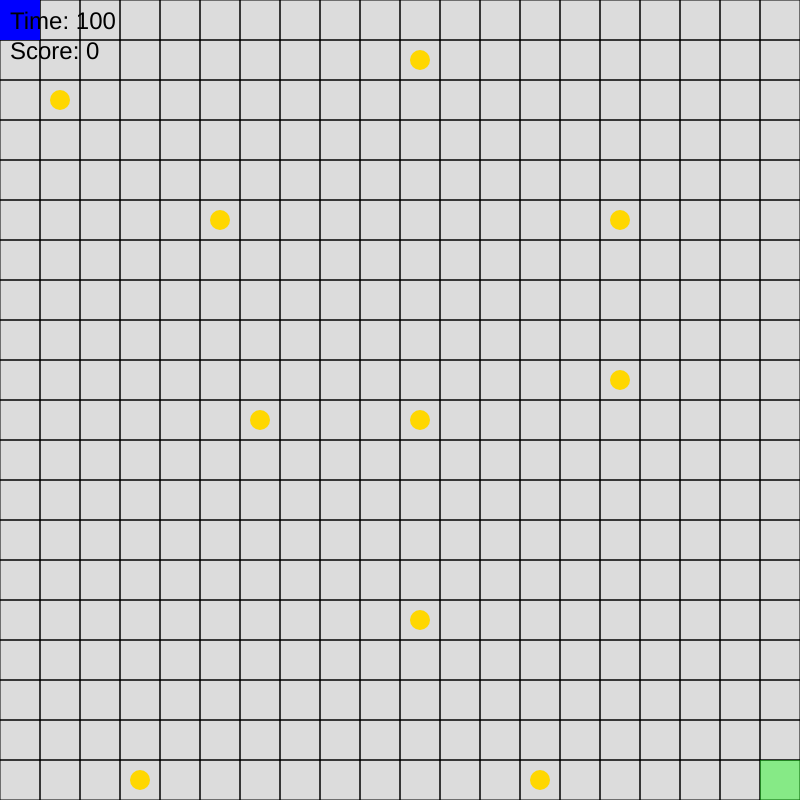
Frame 1 (no input)
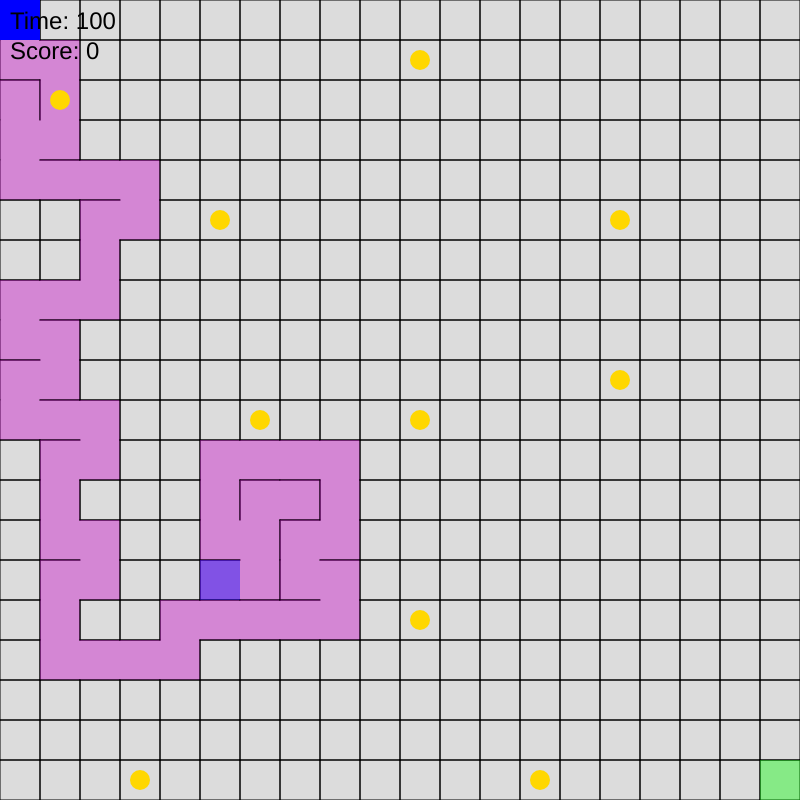
Frame 60 (no input)
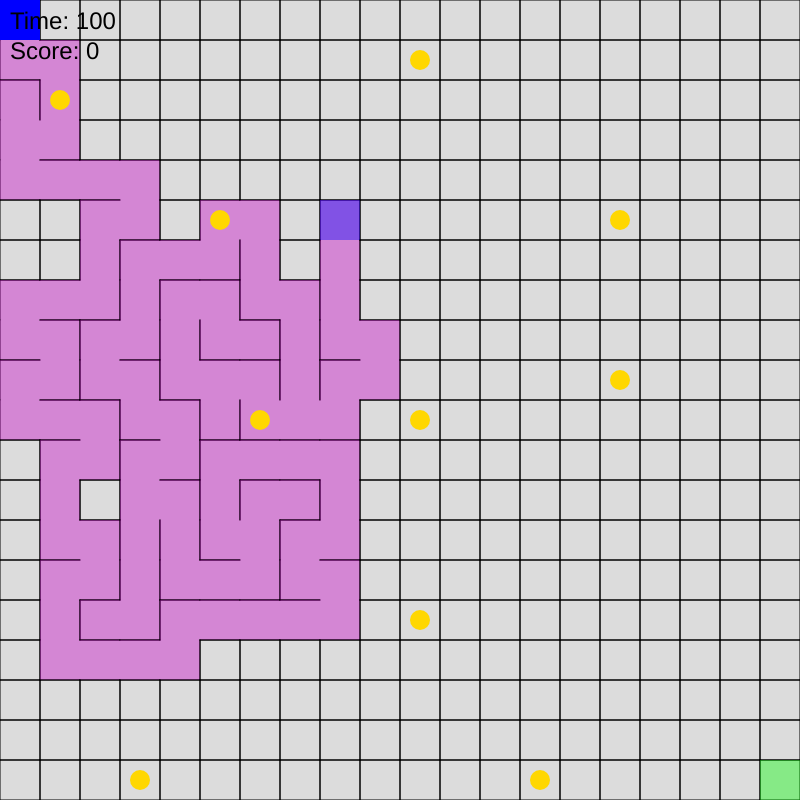
Frame 120 (the mouse pressed at the canvas centre since frame 60)

The p5.js sketch that drew these frames (run headless with seeded random() and noise() and a simulated clock; from frame 60 on, the mouse is pressed at the canvas centre):

// p5.js sketch
// ── sketch.js
let maze;
let player;
let cols, rows;
let cellSize = 40;
let stack = [];
let current;
let endCell;
let timer = 100;
let gameOver = false;
let rewards = [];
let score = 0;

function setup() {
  createCanvas(800, 800);
  cols = floor(width / cellSize);
  rows = floor(height / cellSize);
  maze = new Array(cols);
  for (let i = 0; i < cols; i++) {
    maze[i] = new Array(rows);
  }
  for (let x = 0; x < cols; x++) {
    for (let y = 0; y < rows; y++) {
      maze[x][y] = new Cell(x, y);
    }
  }
  current = maze[0][0];
  endCell = maze[cols - 1][rows - 1];
  player = new Player(0, 0);

  // Define rewards positions
  rewards.push(new Reward(5, 5));
  rewards.push(new Reward(10, 10));
  rewards.push(new Reward(15, 5));
  rewards.push(new Reward(15, 9));
  rewards.push(new Reward(10, 1));
  rewards.push(new Reward(10, 15));
  rewards.push(new Reward(1, 2));
  rewards.push(new Reward(6, 10));
  rewards.push(new Reward(3, 19));
  rewards.push(new Reward(13, 19));

  frameRate(950);

  setInterval(() => {
    if (timer > 0 && !gameOver) {
      timer--;
    } else if (timer === 0) {
      gameOver = true;
    }
  }, 1000);
}

function draw() {
  background(220);
  
  for (let x = 0; x < cols; x++) {
    for (let y = 0; y < rows; y++) {
      maze[x][y].show();
    }
  }

  current.visited = true;
  current.highlight();

  let next = current.checkNeighbors();
  if (next) {
    next.visited = true;
    stack.push(current);
    removeWalls(current, next);
    current = next;
  } else if (stack.length > 0) {
    current = stack.pop();
  }

  endCell.showEnd();
  
  for (let reward of rewards) {
    reward.show();
  }

  player.show();
  player.move();


  for (let i = rewards.length - 1; i >= 0; i--) {
    if (player.collect(rewards[i])) {
      rewards.splice(i, 1);
      score++;
    }
  }

  fill(0);
  textSize(24);
  textAlign(LEFT, TOP);
  text("Time: " + timer, 10, 10);
  text("Score: " + score, 10, 40);

  if (player.x === endCell.x && player.y === endCell.y) {
    gameOver = true;
    fill(0, 255, 0);
    textSize(64);
    textAlign(CENTER, CENTER);
    text('You Win!', width / 2, height / 2);
    noLoop();
  } else if (gameOver) {
    fill(255, 0, 0);
    textSize(64);
    textAlign(CENTER, CENTER);
    text('Time\'s Up!', width / 2, height / 2);
    noLoop();
  }
}

class Cell {
  constructor(x, y) {
    this.x = x;
    this.y = y;
    this.walls = [true, true, true, true]; 
    this.visited = false;
  }

  show() {
    let x = this.x * cellSize;
    let y = this.y * cellSize;
    stroke(0);
    if (this.walls[0]) line(x, y, x + cellSize, y);
    if (this.walls[1]) line(x + cellSize, y, x + cellSize, y + cellSize);
    if (this.walls[2]) line(x + cellSize, y + cellSize, x, y + cellSize);
    if (this.walls[3]) line(x, y + cellSize, x, y);
    
    if (this.visited) {
      noStroke();
      fill(200, 0, 200, 100);
      rect(x, y, cellSize, cellSize);
    }
  }

  showEnd() {
    let x = this.x * cellSize;
    let y = this.y * cellSize;
    noStroke();
    fill(0, 255, 0, 100);
    rect(x, y, cellSize, cellSize);
  }

  checkNeighbors() {
    let neighbors = [];
    let top = maze[this.x][this.y - 1];
    let right = maze[this.x + 1] && maze[this.x + 1][this.y];
    let bottom = maze[this.x][this.y + 1];
    let left = maze[this.x - 1] && maze[this.x - 1][this.y];

    if (top && !top.visited) neighbors.push(top);
    if (right && !right.visited) neighbors.push(right);
    if (bottom && !bottom.visited) neighbors.push(bottom);
    if (left && !left.visited) neighbors.push(left);

    if (neighbors.length > 0) {
      let r = floor(random(0, neighbors.length));
      return neighbors[r];
    } else {
      return undefined;
    }
  }

  highlight() {
    let x = this.x * cellSize;
    let y = this.y * cellSize;
    noStroke();
    fill(0, 0, 255, 100);
    rect(x, y, cellSize, cellSize);
  }
}

function removeWalls(a, b) {
  let x = a.x - b.x;
  if (x === 1) {
    a.walls[3] = false;
    b.walls[1] = false;
  } else if (x === -1) {
    a.walls[1] = false;
    b.walls[3] = false;
  }

  let y = a.y - b.y;
  if (y === 1) {
    a.walls[0] = false;
    b.walls[2] = false;
  } else if (y === -1) {
    a.walls[2] = false;
    b.walls[0] = false;
  }
}

class Player {
  constructor(x, y) {
    this.x = x;
    this.y = y;
  }

  show() {
    fill(0, 0, 255);
    noStroke();
    rect(this.x * cellSize, this.y * cellSize, cellSize, cellSize);
  }

  move() {
    if (keyIsDown(LEFT_ARROW) && !maze[this.x][this.y].walls[3] && this.x > 0) {
      this.x--;
    } else if (keyIsDown(RIGHT_ARROW) && !maze[this.x][this.y].walls[1] && this.x < cols - 1) {
      this.x++;
    } else if (keyIsDown(UP_ARROW) && !maze[this.x][this.y].walls[0] && this.y > 0) {
      this.y--;
    } else if (keyIsDown(DOWN_ARROW) && !maze[this.x][this.y].walls[2] && this.y < rows - 1) {
      this.y++;
    }
  }

  collect(reward) {
    return this.x === reward.x && this.y === reward.y;
  }
}

class Reward {
  constructor(x, y) {
    this.x = x;
    this.y = y;
  }

  show() {
    fill(255, 215, 0);
    noStroke();
    ellipse(this.x * cellSize + cellSize / 2, this.y * cellSize + cellSize / 2, cellSize / 2, cellSize / 2);
  }
}





 
